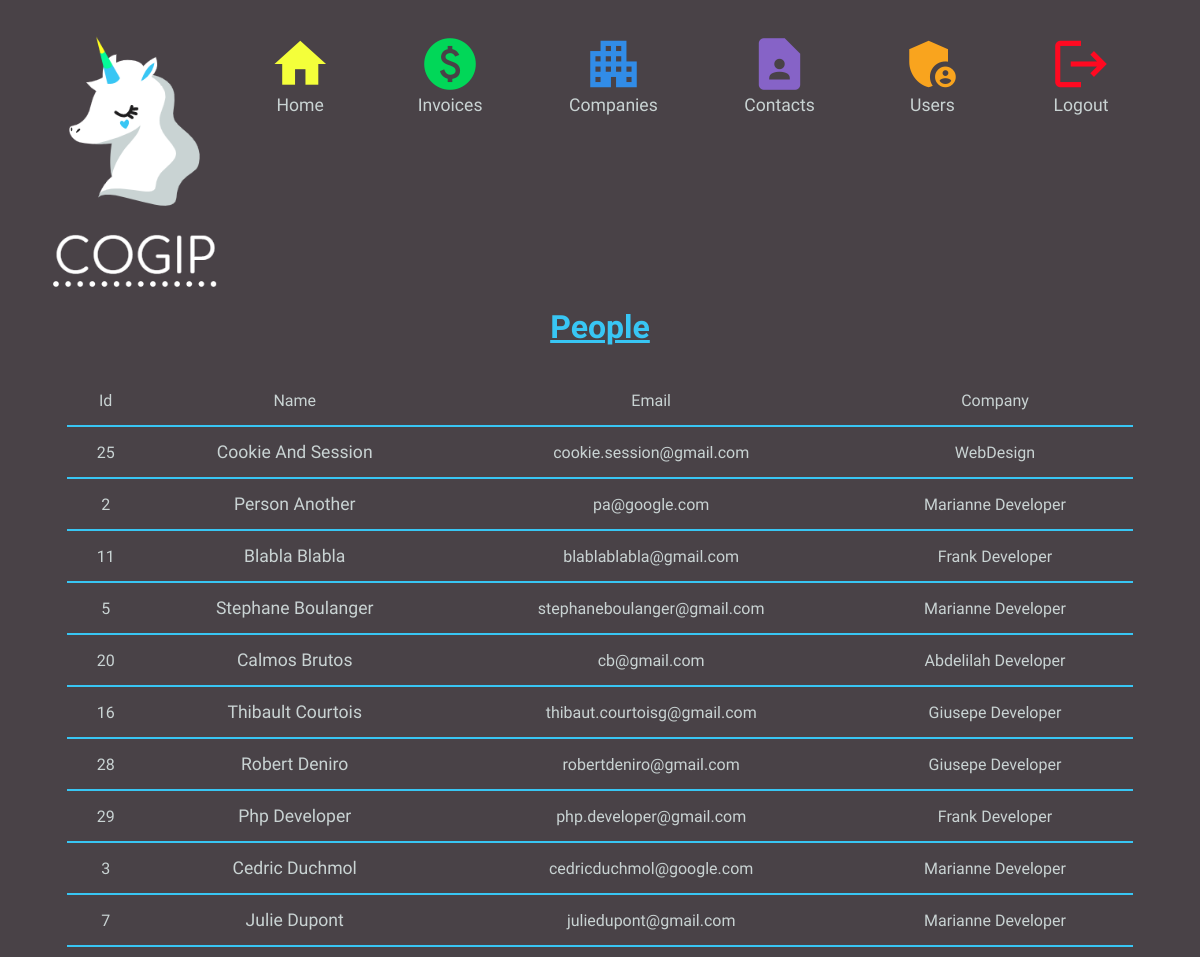
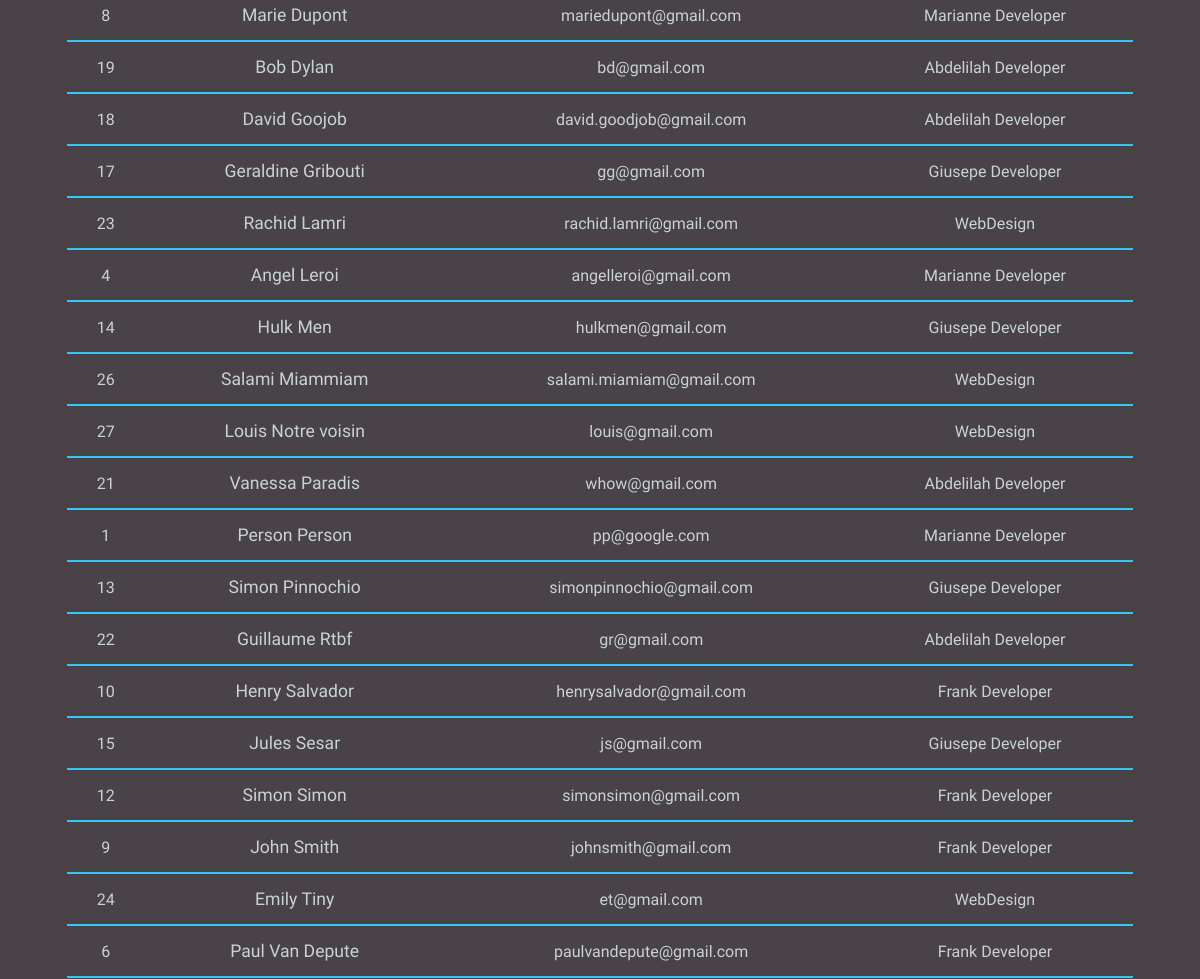
The app's page /people (upper part), older data (2 pictures, top to bottom).
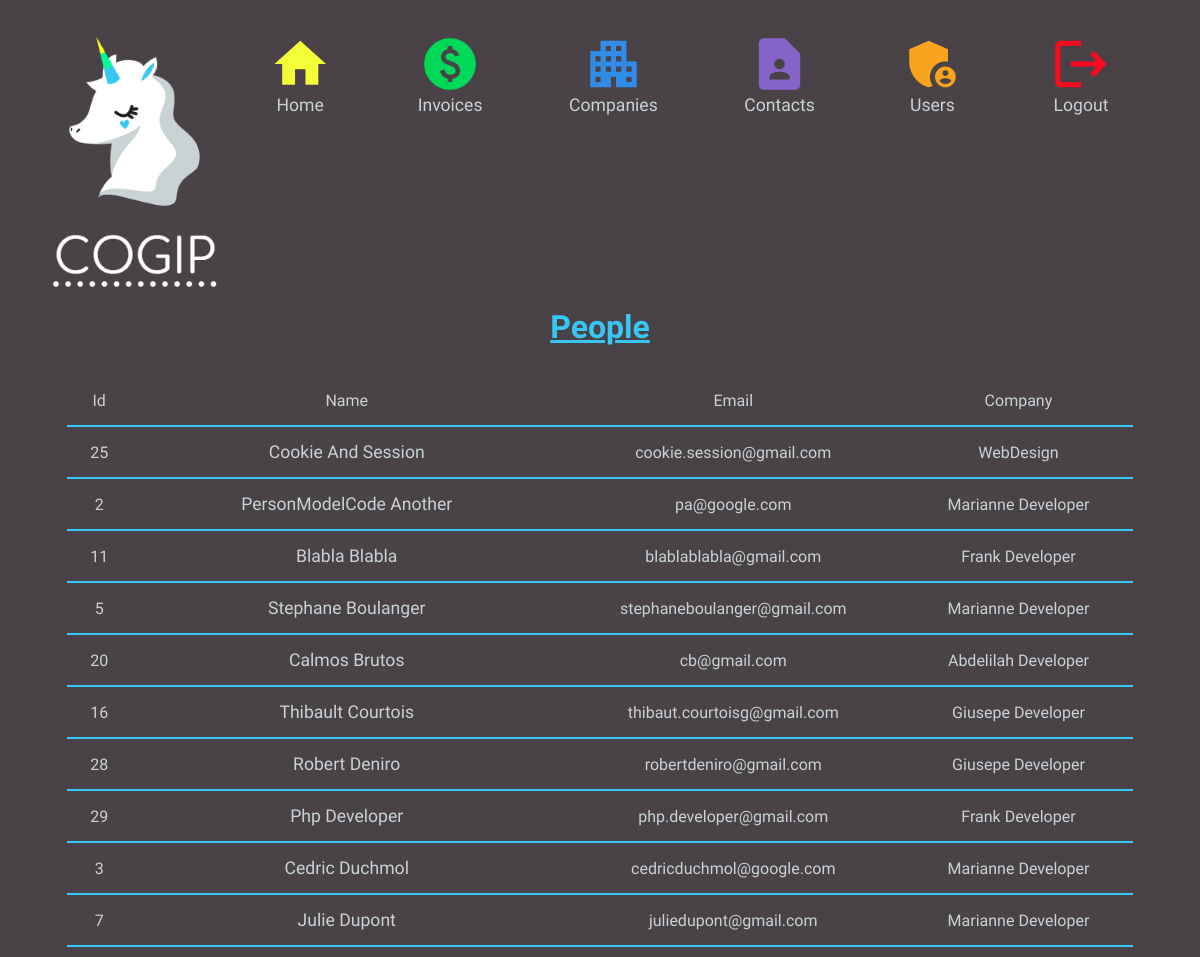
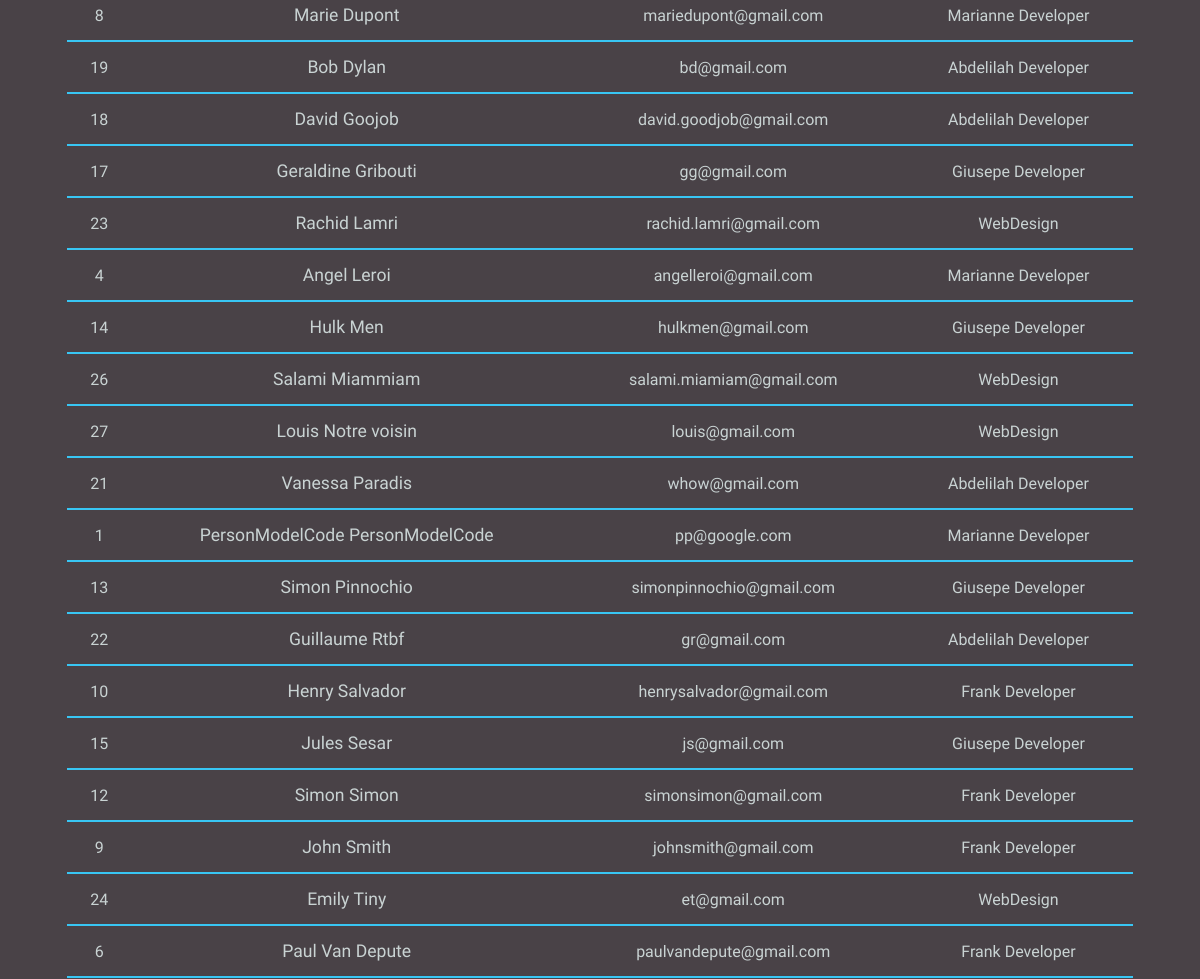
The same page, newer data (2 pictures, top to bottom).
### tables this page shows
CREATE TABLE IF NOT EXISTS `person` (
                                         `id` int(11) UNSIGNED NOT NULL,
                                         `firstname` varchar(45) NOT NULL,
                                         `lastname` varchar(45) NOT NULL,
                                         `email` varchar(45) NOT NULL,
                                         `company_id` int(11) NOT NULL
);

CREATE TABLE IF NOT EXISTS `company` (
                                           `id` int(11) UNSIGNED NOT NULL,
                                           `name` varchar(45) NOT NULL,
                                           `country` varchar(45) NOT NULL,
                                           `vat` varchar(45) NOT NULL,
                                           `type_id` int(11) NOT NULL
);

### controllers/controller.php (called while the page is built, shortened)
<?php
	class Controller
	{
		public function peoplePage()
		{
			$peopleModel = new PeopleModel();
			$peopleView = $peopleModel->getPeople();
			include_once "views/peopleView.php";
		}
	}

### src/Router/Route.php (called while the page is built, shortened)
<?php
	class Route
	{
		private $path;
		private $callable;
		private $matches = [];
		public function __construct($path, $callable) {
			$this->path = trim($path, '/');
			$this->callable = $callable;
		}
		public function match($url){
			$url = trim($url, '/');
			$path = preg_replace_callback('#:([\w]+)#', [$this, 'paramMatch'], $this->path);
			$regex = "#^$path$#i";
			if(!preg_match($regex, $url, $matches)) {
				return false;
			}
			array_shift($matches);
			$this->matches = $matches;
			return true;
		}
		public function call() {
			if(is_string($this->callable)) {
				$params = explode('#', $this->callable);
				$controller = new $controller();
				return call_user_func_array([$controller, $params[1]], $this->matches);
			} else {
				return call_user_func_array($this->callable, $this->matches);
			}
		}
	}

### src/Router/Router.php (called while the page is built, shortened)
<?php
	require_once 'Route.php';
	class Router
	{
		private $url;
		private $routes = [];
		public function __construct($url) {
			$this->url = $url;
		}
		private function add($path, $callable, $name, $method) {
			$route = new Route($path, $callable);
			$this->routes[$method][] = $route;
			return $route;
		}
		public function run() {
			foreach ($this->routes[$_SERVER['REQUEST_METHOD']] as $route) {
				if($route->match($this->url)) {
					return $route->call();
				}
			}
			throw new RouterException('No matching routes');
		}
	}

### index.php (called while the page is built)
<?php
	require_once 'src/Router/Router.php';
	require_once "controllers/controller.php";
	$router = new Router($_GET['url']);
	$router->get('/', "Controller#dashboard");
	$router->get('/dashboard', "Controller#dashboard");
	$router->get('/logout', "Controller#logout");
	$router->get('/create-person', "Controller#addNewPerson");
	$router->post('/create-person', "Controller#addNewPerson");
	$router->get('/create-invoice', "Controller#addNewInvoice");
	$router->post('/create-invoice', "Controller#addNewInvoice");
	$router->get('/create-company', "Controller#addNewCompany");
	$router->post('/create-company', "Controller#addNewCompany");
	$router->get('/edit_company/:id', "Controller#editCompany")->with('id', '[0-9]+');
	$router->post('/edit_company/:id', "Controller#editCompany")->with('id', '[0-9]+');
	$router->get('/delete_company/:id', "Controller#deleteCompany")->with('id', '[0-9]+');
	$router->post('/delete_company/:id', "Controller#deleteCompany")->with('id', '[0-9]+');
	$router->get('/edit_contact/:id', "Controller#editContact")->with('id', '[0-9]+');
	$router->post('/edit_contact/:id', "Controller#editContact")->with('id', '[0-9]+');
	$router->get('/delete_contact/:id', "Controller#deleteContact")->with('id', '[0-9]+');
	$router->post('/delete_contact/:id', "Controller#deleteContact")->with('id', '[0-9]+');
	$router->get('/companies', "Controller#companyPage");
	$router->get('/companyDetail/:id', "Controller#companyDetailPage")->with('id', '[0-9]+');
	$router->get('/clients', "Controller#clientsPage");
	$router->get('/clientsDetail/:id', "Controller#clientsDetailPage")->with('id', '[0-9]+');
	$router->get('/providers', "Controller#providersPage");
	$router->get('/providersDetail/:id', "Controller#providersDetailPage")->with('id', '[0-9]+');
	$router->get('/people', "Controller#peoplePage");
	$router->get('/peopleDetail/:id', "Controller#peopleDetailPage")->with('id', '[0-9]+');
    $router->get('/login', function() { $controller = new Controller(); $controller->login(); });
    $router->post('/login', function() { include_once "models/Auth/login.php"; });
    $router->get('/users', function() { $controller = new Controller(); $controller->users(); });
    $router->get('/newUser', function() { $controller = new Controller(); $controller->newUser(); });
    $router->post('/newUser', function() { $controller = new Controller(); $controller->newUser(); });
    $router->get('/confirmDelete', function() { $controller = new Controller(); $controller->confirmDeleteUser(); });
    $router->get('/deleteUser', function() { $controller = new Controller(); $controller->deleteUser(); });
    $router->get('/updateUser', function() { $controller = new Controller(); $controller->updateUser(); });
    $router->post('/updateUser', function() { $controller = new Controller(); $controller->updateUser(); });
    $router->get('/invoice', function() { $controller = new Controller(); $controller->invoicesList(); });
    $router->get('/editInvoice', function() { $controller = new Controller(); $controller->editInvoice(); });
    $router->post('/editInvoice', function() { $controller = new Controller(); $controller->editInvoice(); });
    $router->get('/confirmDeleteInvoice', function() { $controller = new Controller(); $controller->confirmDeleteInvoice(); });
    $router->get('/deleteInvoice', function() { $controller = new Controller(); $controller->deleteInvoice(); });
	try {
		$router->run();
	} catch (RouterException $e) {
	    echo $e->getMessage();
	}

### src/Config/Database.php (called while the page is built)
<?php
	class Database
	{
		private $host = 'localhost';
		private $dbname = 'accounting_cogip';
		private $login = 'root';
		private $password = 'root';
		function connect() {
			try {
				$dsn = "mysql:host={$this->host};dbname={$this->dbname};charset=utf8";
				$login = $this->login;
				$password = $this->password;
				$db = new PDO($dsn, $login, $password);
				$db->setAttribute(PDO::ATTR_ERRMODE, PDO::ERRMODE_EXCEPTION);
			}
			catch(Exception $e) {
				die("Error : " . $e->getMessage());
			}
			finally {
				return ($db);
			}
		}
	}

### models/PeopleModel.php (called while the page is built, shortened)
<?php
include_once "src/Config/Database.php";
	class PeopleModel
	{
		protected $pdo;
        protected $peopleView;
		public function __construct() {
			$this->db = new Database();
			$this->pdo = $this->db->connect();
		}
        private function selectPeople(){
            $sql = "SELECT person.id, person.firstname, person.lastname, person.email, company.name FROM person INNER JOIN company ON person.company_id = company.id ORDER BY person.lastname ASC";			;
            $stmt = $this->pdo->prepare($sql);
			$stmt->execute();
			$peopleView = $stmt->fetchAll();
            $this->peopleView = $peopleView;
        }
		public function getPeople()
		{
            $this->selectPeople();
            return $this->peopleView;
		}
	}

### views/peopleView.php (the view, shortened to what the changed rows need)
<?php require 'views/parts/header.php'; ?>
<h1> People </h1>
<table>
    <?php
        include_once "models/PeopleModel.php";
        require_once "controllers/controller.php";
        foreach($peopleView as $person) {
            echo "<tr>"
                ."<td>" .$person["id"] ."</td>"
                ."<td><a href='peopleDetail/" .$person["id"] ."'>" .$person["firstname"] .' '.$person["lastname"] ."</a>"."</td>"
                ."<td>" .$person["email"] ."</td>"
                ."<td>" .$person["name"] ."</td>"
                ."</tr>";
        }
    ?>
</table>
<?php require 'views/parts/footer.php'; ?>

Row changes from the older to the newer data that the page shows:
changed person "Another": firstname "Person" → "PersonModelCode"
changed person "pp@google.com": firstname "Person" → "PersonModelCode"; lastname "Person" → "PersonModelCode"
